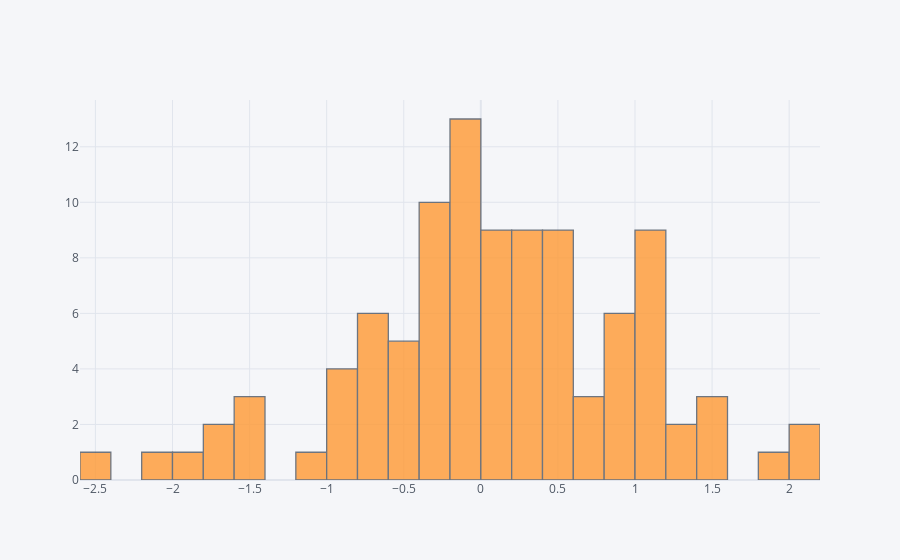

Notebook cell for this chart:
### Markdown cell above
## **Histogram**

Histogram with single column

### Code cell
df.A.iplot(kind='hist', bins=40)

### Figure 1 — Plotly figure (JSON) as saved in the notebook; plotly's stock layout.template omitted (floating-point values rounded to 4 significant figures)
{"data": [{"histfunc": "count", "histnorm": "", "marker": {"color": "rgba(255, 153, 51, 1.0)", "line": {"color": "#4D5663", "width": 1.3}}, "name": "A", "nbinsx": 40, "opacity": 0.8, "orientation": "v", "type": "histogram", "x": [1.016, -0.5169, 0.4453, 0.4603, 1.886, -0.3463, -0.9544, 0.3952, -0.3871, 0.1823, -0.08863, 1.533, 1.067, 0.3418, -0.05432, -1.98, 2.039, -0.03488, 0.5848, 0.3124, -0.8454, -0.1843, 0.8265, 1.185, -1.647, -2.004, 0.8682, -0.2509, 0.3517, -0.7707, -0.2146, 0.2068, -0.9538, -0.1802, -0.02197, -0.1541, -0.3951, 0.1725, -2.463, -0.7946, 1.053, 1.186, 0.6102, 0.07112, 0.08684, -0.6515, 0.1694, 1.082, 0.8712, -1.413, 0.3881, 1.409, 1.031, 0.7819, 0.2402, -0.6148, 1.177, -0.2347, 0.1477, -0.5521, -0.1165, -0.1752, -0.5231, 0.2333, -0.8054, -0.1987, 0.08514, -1.427, -1.661, -1.016, 0.561, 1.225, 0.5306, -0.2534, 0.5066, -0.03806, -0.7021, 0.9169, 0.5466, 0.7407, -0.312, 0.4415, 1.334, -0.3485, 1.033, 0.8427, 0.08862, -1.527, -0.6026, -0.4968, 0.9876, 1.468, 0.2923, 0.1599, -0.08755, 0.469, -0.04877, -0.5982, -0.3877, 2.059]}], "layout": {"barmode": "overlay", "legend": {"bgcolor": "#F5F6F9", "font": {"color": "#4D5663"}}, "paper_bgcolor": "#F5F6F9", "plot_bgcolor": "#F5F6F9", "title": {"font": {"color": "#4D5663"}}, "xaxis": {"gridcolor": "#E1E5ED", "showgrid": true, "tickfont": {"color": "#4D5663"}, "title": {"font": {"color": "#4D5663"}, "text": ""}, "zerolinecolor": "#E1E5ED"}, "yaxis": {"gridcolor": "#E1E5ED", "showgrid": true, "tickfont": {"color": "#4D5663"}, "title": {"font": {"color": "#4D5663"}, "text": ""}, "zerolinecolor": "#E1E5ED"}}}
